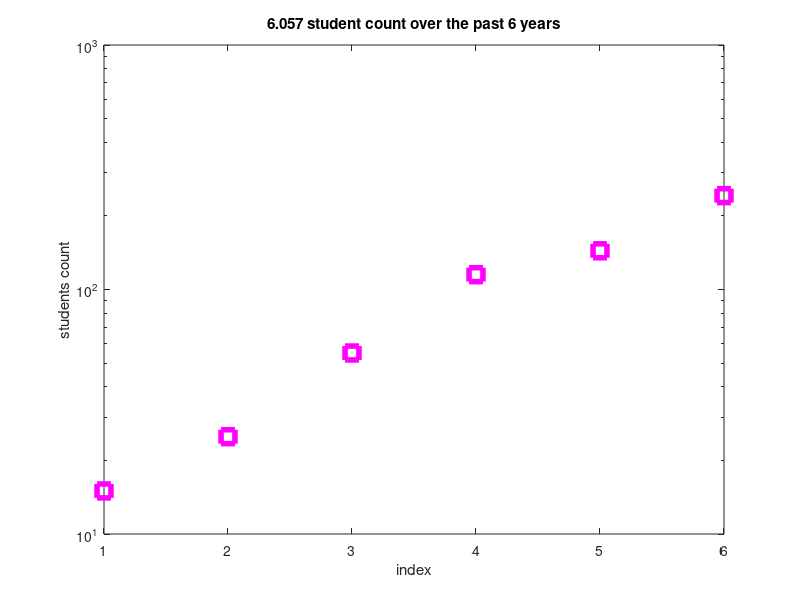

Write the MATLAB code that produced this figure. (Note: this script raises an error after producing the figure.)
close all
clear
clc
%2.1
students_count = [15, 25, 55, 115, 144, 242];
figure;
semilogy(1:length(students_count), students_count, 'ms', 'MarkerSize', 10, 'LineWidth', 4);
xlabel('index');
ylabel('students count');
title('6.057 student count over the past 6 years');
%xlim([0, 7]);
%ylim([0, 300]);
%2.2
figure
load('hw1_2/MIT6_057IAP19_hw2/mitMap.mat');
subplot(2, 2, 1)
imagesc(mit);
colormap(cMap);
axis square;
title('square');
subplot(2, 2, 2)
imagesc(mit);
colormap(cMap);
axis tight;
title('tight');
subplot(2, 2, 3)
imagesc(mit);
colormap(cMap);
axis equal;
title('equal');
subplot(2, 2, 4)
imagesc(mit);
colormap(cMap);
axis xy
title('xy');
%2.3
values = rand(1, 5);
values = sort(values);
figure;
bar(values, 'r');
title('Bar Graph of 5 Random Values');
